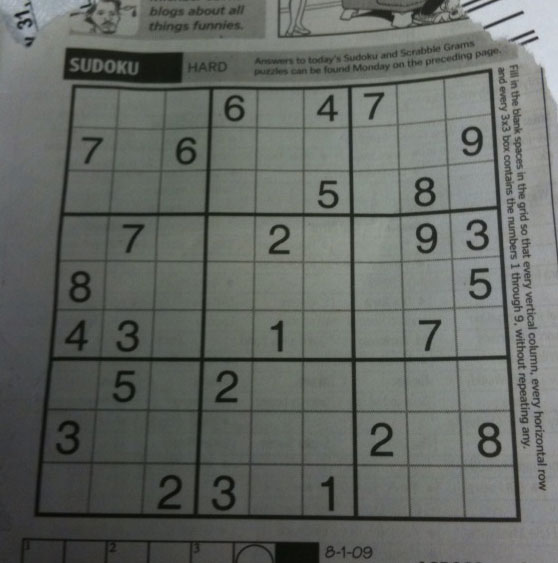
#> input picture lab5/sudoku.png, 558 x 563 px; the run also reads 2 pictures not shown here
$ python solution_lab5.py
#> lines starting #> are read from the running program, lines starting #| are printed output that depends on the picture; after the words box and inside, x2 and y2 are one past the last pixel; in counts of white or black regions, pixels touching at a corner belong together
import os
from collections import deque
import cv2
import matplotlib.pyplot as plt
import numpy as np

# Set random seed for reproducibility
np.random.seed(42)
cv2.setRNGSeed(0)

print("=" * 60)
print("LAB 05: IMAGE SEGMENTATION - COMPLETE EXECUTION")
print("=" * 60)

# ==============================================================================
# TASK 1: Global Thresholding vs. Adaptive Thresholding
# ==============================================================================
print("\n--- TASK 1: Global vs. Adaptive Thresholding ---")
gray_sudoku = cv2.imread("sudoku.png", cv2.IMREAD_GRAYSCALE)
if gray_sudoku is None:
    raise FileNotFoundError("sudoku.png not found")

panels_t1 = [("Original", gray_sudoku)]
t_values = [80, 127, 180]
for T in t_values:
    _, m = cv2.threshold(gray_sudoku, T, 255, cv2.THRESH_BINARY)
    white_pct = (m == 255).mean() * 100
    print(f"Global T={T}: white = {white_pct:.1f}%")
    panels_t1.append((f"Global T={T}", m))
#> this loop made 3 passes
#> white_pct on passes 1 to 3: 74.17, 25.3, 1.19
#> (printed output is left out)
#> pass 1, `_, m = cv2.threshold(gray_sudoku, T, 255, cv2.THRESH_BINARY)`:
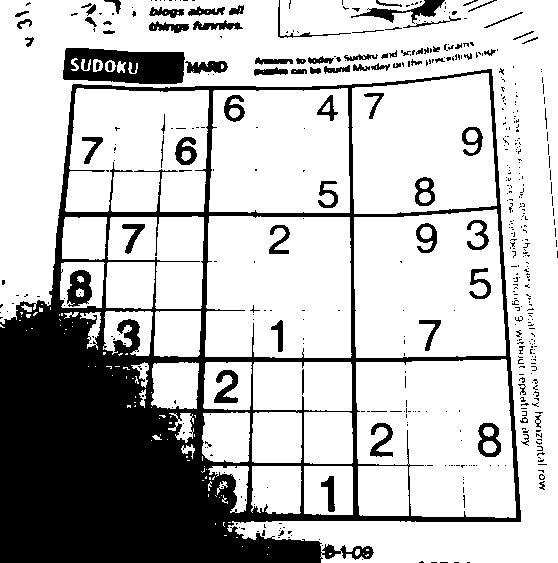
#> m: shape (563, 558); 74.2% white; 499 black regions (417 under 20 px), largest, box (x1, y1, x2, y2) and area: (0, 69, 521, 563) 65130, (63, 48, 185, 84) 3335, (351, 0, 445, 24) 665
#> after the loop, panels_t1 = 4 items

adaptive_t1 = cv2.adaptiveThreshold(
    gray_sudoku, 255, cv2.ADAPTIVE_THRESH_GAUSSIAN_C, cv2.THRESH_BINARY, 11, 2
)
#> adaptive_t1: shape (563, 558); 77.6% white; 4658 black regions (4444 under 20 px), largest, box (x1, y1, x2, y2) and area: (33, 68, 521, 523) 26610, (277, 0, 503, 38) 2178, (63, 48, 184, 83) 2143
panels_t1.append(("Adaptive (G, bs=11, C=2)", adaptive_t1))

plt.figure(figsize=(18, 4))
for i, (title, im) in enumerate(panels_t1, 1):
    plt.subplot(1, 5, i)
    plt.imshow(im, cmap="gray", vmin=0, vmax=255)
    plt.title(title, fontsize=11, fontweight="bold")
    plt.axis("off")
#> this loop made 5 passes
#> title on passes 1 to 5: 'Original', 'Global T=80', 'Global T=127', 'Global T=180', 'Adaptive (G, bs=11, C=2)'
plt.tight_layout()
plt.savefig("task1_output.png", dpi=150)
plt.close()
print("Saved task1_output.png")

# ==============================================================================
# TASK 2: Choosing the Correct Adaptive Threshold Strategy
# ==============================================================================
print("\n--- TASK 2: Mean vs. Gaussian Adaptive Thresholding Grid ---")
methods = {
    "Mean": cv2.ADAPTIVE_THRESH_MEAN_C,
    "Gaussian": cv2.ADAPTIVE_THRESH_GAUSSIAN_C,
}

block_sizes = [5, 15, 51]
c_values = [2, 8, 20]

for name, meth in methods.items():
    plt.figure(figsize=(12, 12))
    i = 1
    print(f"\nAdaptive {name} statistics (% black pixels):")
    for bs in block_sizes:
        for C in c_values:
            m = cv2.adaptiveThreshold(
                gray_sudoku, 255, meth, cv2.THRESH_BINARY, bs, C
            )
            black_pct = (m == 0).mean() * 100
            print(f"  bs={bs:2d}, C={C:2d} -> black = {black_pct:.1f}%")
            plt.subplot(3, 3, i)
            i += 1
            plt.imshow(m, cmap="gray")
            plt.title(f"{name} bs={bs} C={C} ({black_pct:.1f}% ink)", fontsize=10)
            plt.axis("off")
    plt.tight_layout()
    plt.savefig(f"task2_{name}.png", dpi=150)
    plt.close()
    print(f"Saved task2_{name}.png")

# Combined comparison figure for Task 2
plt.figure(figsize=(16, 8))
selected_configs = [
    ("Mean (5, 2)", cv2.ADAPTIVE_THRESH_MEAN_C, 5, 2),
    ("Mean (15, 8)", cv2.ADAPTIVE_THRESH_MEAN_C, 15, 8),
    ("Mean (51, 20)", cv2.ADAPTIVE_THRESH_MEAN_C, 51, 20),
    ("Gaussian (5, 2)", cv2.ADAPTIVE_THRESH_GAUSSIAN_C, 5, 2),
    ("Gaussian (15, 8) [Best]", cv2.ADAPTIVE_THRESH_GAUSSIAN_C, 15, 8),
    ("Gaussian (51, 20)", cv2.ADAPTIVE_THRESH_GAUSSIAN_C, 51, 20),
]
for idx, (title, meth, bs, C) in enumerate(selected_configs, 1):
    m = cv2.adaptiveThreshold(gray_sudoku, 255, meth, cv2.THRESH_BINARY, bs, C)
    plt.subplot(2, 3, idx)
    plt.imshow(m, cmap="gray")
    plt.title(title, fontsize=11, fontweight="bold")
    plt.axis("off")
plt.tight_layout()
plt.savefig("task2_output.png", dpi=150)
plt.close()
print("Saved task2_output.png")

# ==============================================================================
# TASK 3: Otsu's Thresholding Quality Control
# ==============================================================================
print("\n--- TASK 3: Otsu's Thresholding & Sensitivity ---")
gray_coins = cv2.imread("coins.jpg", cv2.IMREAD_GRAYSCALE)
if gray_coins is None:
    gray_coins = cv2.imread("water_coins.jpg", cv2.IMREAD_GRAYSCALE)


def otsu_thresh(img):
    return cv2.threshold(img, 0, 255, cv2.THRESH_BINARY_INV + cv2.THRESH_OTSU)


variants = {
    "raw": gray_coins,
    "blur 5x5": cv2.GaussianBlur(gray_coins, (5, 5), 0),
    "contrast x1.5": cv2.convertScaleAbs(gray_coins, alpha=1.5, beta=0),
    "contrast x0.6": cv2.convertScaleAbs(gray_coins, alpha=0.6, beta=0),
}

for name, im in variants.items():
    t, _ = otsu_thresh(im)
    print(f"  {name:14s} Otsu T = {t:.1f}")
#> this loop made 4 passes
#> (name, t) on passes 1 to 4: ('raw', 162), ('blur 5x5', 162), ('contrast x1.5', 194), ('contrast x0.6', 97)
#> (printed output is left out)

t_opt, mask_otsu = otsu_thresh(gray_coins)
#> mask_otsu: shape (312, 252); 55.9% white; 15 black regions, largest, box (x1, y1, x2, y2) and area: (0, 0, 252, 312) 24925, (0, 146, 124, 312) 5653, (115, 248, 168, 281) 657
#> t_opt = 162
hist_coins = cv2.calcHist([gray_coins], [0], None, [256], [0, 256]).ravel()
#> hist_coins = 256 values, max 3683 at index 243, min 0 at index 0, mean 307.1

plt.figure(figsize=(15, 4.5))
plt.subplot(131)
plt.imshow(gray_coins, cmap="gray")
plt.title("Original (Grayscale Coins)", fontsize=11, fontweight="bold")
plt.axis("off")

plt.subplot(132)
plt.plot(hist_coins, color="black", lw=1.5)
plt.axvline(
    t_opt,
    color="crimson",
    linestyle="--",
    lw=2,
    label=f"Otsu Optimal T = {t_opt:.1f}",
)
plt.title("Intensity Histogram & Cutoff", fontsize=11, fontweight="bold")
plt.xlabel("Pixel Intensity")
plt.ylabel("Frequency")
plt.legend(loc="upper right")
plt.grid(alpha=0.3)

plt.subplot(133)
plt.imshow(mask_otsu, cmap="gray")
plt.title("Otsu Binary Mask", fontsize=11, fontweight="bold")
plt.axis("off")

plt.tight_layout()
plt.savefig("task3_output.png", dpi=150)
plt.close()
print("Saved task3_output.png")

# ==============================================================================
# TASK 4: Colour Segmentation with HSV
# ==============================================================================
print("\n--- TASK 4: HSV Color Segmentation (Smarties - Green) ---")
img_smarties = cv2.imread("smarties.png")
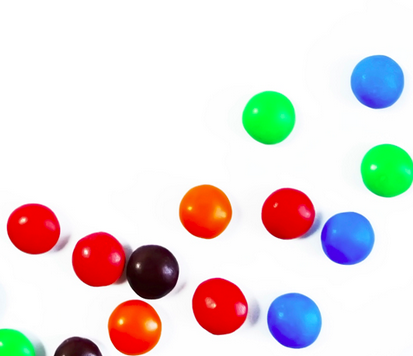
#> input picture lab5/smarties.png, 413 x 356 px
#> img_smarties is the input picture: shape (356, 413, 3); mean B, G, R 219.1, 220.4, 228.9
hsv_smarties = cv2.cvtColor(img_smarties, cv2.COLOR_BGR2HSV)
#> hsv_smarties: shape (356, 413, 3); mean H, S, V 27.8, 46.1, 247

# Strict: very narrow hue & ultra-high saturation & value
strict_mask = cv2.inRange(
    hsv_smarties, np.array([65, 220, 220]), np.array([67, 255, 255])
)
#> strict_mask: shape (356, 413); 1.7% white; 3 white regions, box (x1, y1, x2, y2) and area: (364, 147, 408, 195) 1239, (245, 97, 284, 142) 884, (0, 331, 25, 356) 443
# Final: broader hue band (45-85) and accommodating S & V
final_mask_raw = cv2.inRange(
    hsv_smarties, np.array([45, 60, 50]), np.array([85, 255, 255])
)
#> final_mask_raw: shape (356, 413); 3.7% white; 3 white regions, box (x1, y1, x2, y2) and area: (360, 144, 413, 198) 2306, (242, 91, 296, 145) 2285, (0, 328, 44, 356) 887

# Morphological cleanup
k_morph = cv2.getStructuringElement(cv2.MORPH_ELLIPSE, (5, 5))
final_mask = cv2.morphologyEx(final_mask_raw, cv2.MORPH_OPEN, k_morph)
#> final_mask: shape (356, 413); 3.7% white; 3 white regions, box (x1, y1, x2, y2) and area: (360, 144, 413, 198) 2306, (242, 91, 296, 145) 2283, (0, 328, 43, 356) 886
final_mask = cv2.morphologyEx(final_mask, cv2.MORPH_CLOSE, k_morph)
#> final_mask: shape (356, 413); 3.7% white; 3 white regions, box (x1, y1, x2, y2) and area: (360, 144, 413, 198) 2320, (242, 91, 296, 145) 2283, (0, 328, 43, 356) 889

extracted_smarties = cv2.bitwise_and(
    img_smarties, img_smarties, mask=final_mask
)

strict_cnt = cv2.countNonZero(strict_mask)
#> strict_cnt = 2566
final_cnt = cv2.countNonZero(final_mask)
#> final_cnt = 5492
print(f"  Strict mask foreground pixels: {strict_cnt}")
#|   Strict mask foreground pixels: 2566
print(f"  Final mask foreground pixels:  {final_cnt}")
#|   Final mask foreground pixels:  5492

panels_t4 = [
    ("Original Image", cv2.cvtColor(img_smarties, cv2.COLOR_BGR2RGB)),
    ("Strict HSV Mask", strict_mask),
    ("Final HSV Mask (Cleaned)", final_mask),
    (
        "Extracted Color Region",
        cv2.cvtColor(extracted_smarties, cv2.COLOR_BGR2RGB),
    ),
]

plt.figure(figsize=(16, 4))
for i, (t, im) in enumerate(panels_t4, 1):
    plt.subplot(1, 4, i)
    plt.imshow(im, cmap="gray" if im.ndim == 2 else None)
    plt.title(t, fontsize=11, fontweight="bold")
    plt.axis("off")
#> this loop made 4 passes
plt.tight_layout()
plt.savefig("task4_output.png", dpi=150)
plt.close()
print("Saved task4_output.png")

# ==============================================================================
# TASK 5: Canny Edge Detection & Hysteresis
# ==============================================================================
print("\n--- TASK 5: Canny Edge Detection & Hysteresis Thresholding ---")
gray_smarties = cv2.cvtColor(img_smarties, cv2.COLOR_BGR2GRAY)
blur_smarties = cv2.GaussianBlur(gray_smarties, (5, 5), 0)

pairs_canny = [(50, 100), (50, 200), (150, 200)]
panels_t5 = [("Original Grayscale", gray_smarties)]

for lo, hi in pairs_canny:
    edges = cv2.Canny(blur_smarties, lo, hi)
    cnt = cv2.countNonZero(edges)
    print(f"  Threshold pair ({lo}, {hi}): edge pixels = {cnt}")
    panels_t5.append((f"Canny ({lo}, {hi}) - {cnt} px", edges))
#> this loop made 3 passes
#> cnt on passes 1 to 3: 3292, 2991, 2862
#> (printed output is left out)
#> pass 1, `edges = cv2.Canny(blur_smarties, lo, hi)`:
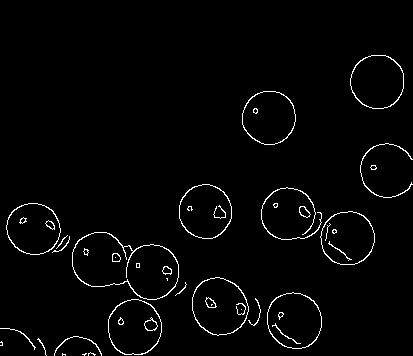
#> edges: shape (356, 413); 2.2% white in thin lines or dots, all inside (x1, y1, x2, y2) = (0, 55, 413, 356)
#> after the loop, panels_t5 = 4 items

plt.figure(figsize=(16, 4))
for i, (t, im) in enumerate(panels_t5, 1):
    plt.subplot(1, 4, i)
    plt.imshow(im, cmap="gray")
    plt.title(t, fontsize=11, fontweight="bold")
    plt.axis("off")
#> this loop made 4 passes
#> t on passes 1 to 4: 'Original Grayscale', 'Canny (50, 100) - 3292 px', 'Canny (50, 200) - 2991 px', 'Canny (150, 200) - 2862 px'
plt.tight_layout()
plt.savefig("task5_output.png", dpi=150)
plt.close()
print("Saved task5_output.png")

# ==============================================================================
# TASK 6: Region Growing Inside Medical Image (Brain MRI)
# ==============================================================================
print("\n--- TASK 6: Region Growing on Brain MRI ---")


def region_grow(gray, seed, thr, conn8=False):
    h, w = gray.shape
    mask = np.zeros((h, w), np.uint8)
    seed_val = int(gray[seed])
    mask[seed] = 255
    q = deque([seed])
    nbrs = [(1, 0), (-1, 0), (0, 1), (0, -1)]
    if conn8:
        nbrs += [(1, 1), (1, -1), (-1, 1), (-1, -1)]
    while q:
        r, c = q.popleft()
        for dr, dc in nbrs:
            rr, cc = r + dr, c + dc
            if (
                0 <= rr < h
                and 0 <= cc < w
                and mask[rr, cc] == 0
                and abs(int(gray[rr, cc]) - seed_val) <= thr
            ):
                mask[rr, cc] = 255
                q.append((rr, cc))
    return mask


gray_mri = cv2.imread("brain_mri.png", cv2.IMREAD_GRAYSCALE)
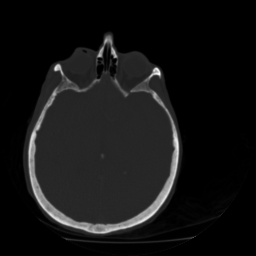
#> input picture lab5/brain_mri.png, 256 x 256 px
#> gray_mri is the input picture: shape (256, 256); min 0, max 255, mean 19.9
h_mri, w_mri = gray_mri.shape
print(
    f"  Loaded Brain MRI: {w_mri}x{h_mri}, intensity range: [{gray_mri.min()}, {gray_mri.max()}]"
)
#|   Loaded Brain MRI: 256x256, intensity range: [0, 255]

# Seeds: Seed A in parenchyma/gray matter, Seed B in bright white matter tract
seed_A = (91, 137)
seed_B = (196, 164)
seeds = {"Seed A (Gray Matter)": seed_A, "Seed B (Bright Structure)": seed_B}

for s_name, s_coord in seeds.items():
    print(f"  {s_name} at {s_coord}: intensity = {gray_mri[s_coord]}")
#> this loop made 2 passes
#|   Seed A (Gray Matter) at (91, 137): intensity = 75
#|   Seed B (Bright Structure) at (196, 164): intensity = 195

thr_values = [10, 25, 45]
plt.figure(figsize=(15, 9))
idx_t6 = 1
for s_name, s_coord in seeds.items():
    for thr in thr_values:
        m_grown = region_grow(gray_mri, s_coord, thr)
        px_cnt = cv2.countNonZero(m_grown)
        print(f"  {s_name}, thr={thr}: grown pixels = {px_cnt}")

        # Overlay: show original MRI with green segmented region and red seed point
        vis = cv2.cvtColor(gray_mri, cv2.COLOR_GRAY2RGB)
        vis[m_grown == 255] = [30, 200, 30]  # Vibrant green segmented area
        cv2.circle(vis, (s_coord[1], s_coord[0]), 3, (255, 0, 0), -1)  # Red seed dot

        plt.subplot(2, 3, idx_t6)
        idx_t6 += 1
        plt.imshow(vis)
        plt.title(f"{s_name}\nThr={thr} | Region Px={px_cnt}", fontsize=11, fontweight="bold")
        plt.axis("off")
#> this loop made 2 passes
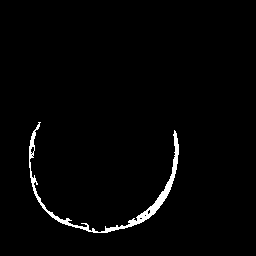
#> m_grown: shape (256, 256); 1.9% white; 1 white region, box (x1, y1, x2, y2) and area: (29, 122, 179, 233) 1223
#> after the loop, idx_t6 = 7

plt.tight_layout()
plt.savefig("task6_output.png", dpi=150)
plt.close()
print("Saved task6_output.png")

# ==============================================================================
# TASK 7 & 8: Watershed Pipeline & Tuning
# ==============================================================================
print("\n--- TASK 7 & 8: Marker-Based Watershed Pipeline & Tuning ---")
img_coins = cv2.imread("coins.jpg")
if img_coins is None:
    img_coins = cv2.imread("water_coins.jpg")


def watershed_pipeline(img, frac=0.5):
    # 1. Preprocessing
#> called with frac = 0.5
    gray = cv2.cvtColor(img, cv2.COLOR_BGR2GRAY)
    blur = cv2.GaussianBlur(gray, (5, 5), 0)

    # 2. Thresholding
    _, thresh = cv2.threshold(
        blur, 0, 255, cv2.THRESH_BINARY_INV + cv2.THRESH_OTSU
    )
#> thresh: shape (312, 252); 56.5% white; 15 black regions, largest, box (x1, y1, x2, y2) and area: (0, 0, 252, 312) 24807, (0, 149, 122, 312) 5576, (116, 248, 167, 280) 637

    # 3. Noise removal
    k = np.ones((3, 3), np.uint8)
    opening = cv2.morphologyEx(thresh, cv2.MORPH_OPEN, k, iterations=2)
#> opening: shape (312, 252); 56.5% white; 15 black regions, largest, box (x1, y1, x2, y2) and area: (0, 0, 252, 312) 24815, (0, 149, 122, 312) 5576, (116, 248, 167, 280) 637

    # 4. Sure background
    sure_bg = cv2.dilate(opening, k, iterations=3)
#> sure_bg: shape (312, 252); 66.4% white; 18 black regions (6 under 20 px), largest, box (x1, y1, x2, y2) and area: (0, 0, 252, 312) 21048, (0, 156, 115, 312) 4193, (174, 110, 199, 133) 198

    # 5. Distance transform
    dist = cv2.distanceTransform(opening, cv2.DIST_L2, 5)

    # 6. Sure foreground
    _, sure_fg = cv2.threshold(dist, frac * dist.max(), 255, 0)
#> sure_fg: shape (312, 252) float32; 16% white; 24 white regions, largest, box (x1, y1, x2, y2) and area: (117, 218, 145, 245) 566, (74, 106, 102, 136) 560, (83, 187, 107, 212) 543
    sure_fg = np.uint8(sure_fg)

    # 7. Unknown region
    unknown = cv2.subtract(sure_bg, sure_fg)
#> unknown: shape (312, 252); 50.4% white; 42 black regions (6 under 20 px), largest, box (x1, y1, x2, y2) and area: (0, 0, 252, 312) 21048, (0, 156, 115, 312) 4193, (117, 218, 145, 245) 566

    # 8. Marker labeling
    n_labels, markers = cv2.connectedComponents(sure_fg)
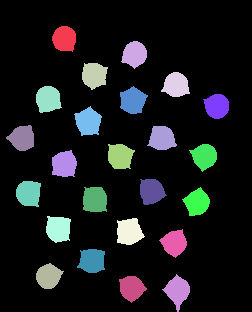
#> markers: shape (312, 252) int32; 25 distinct labels, from 0 to 24; one colour per label, 0 black
#> n_labels = 25
    markers = markers + 1
#> markers: shape (312, 252) int32; 25 distinct labels, from 1 to 25
    markers[unknown == 255] = 0
#> markers: shape (312, 252) int32; 26 distinct labels, from 0 to 25

    # 9. Watershed
    out = img.copy()
    markers = cv2.watershed(out, markers)
#> markers: shape (312, 252) int32; 26 distinct labels, from -1 to 25

    # 10. Boundary visualization
    out[markers == -1] = [0, 0, 255]  # Red boundary in BGR
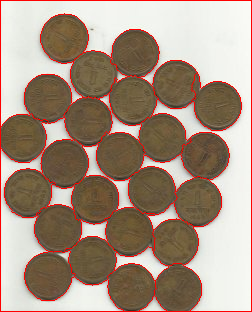
#> out: shape (312, 252, 3); mean B, G, R 128.8, 145, 166

    unique_regs = set(np.unique(markers).tolist()) - {-1, 1}
#> unique_regs = 24 items
    stages = {
        "1. Threshold": thresh,
        "2. Sure BG": sure_bg,
        "3. Distance": dist,
        "4. Sure FG": sure_fg,
        "5. Unknown": unknown,
        "6. Final Watershed": out,
    }
    return stages, n_labels - 1, len(unique_regs)


# Task 7 Output
stages_t7, n_fg_t7, n_reg_t7 = watershed_pipeline(img_coins, frac=0.5)
#> stages_t7 = 6 items; n_fg_t7 = 24; n_reg_t7 = 24
panels_t7 = [("Original", cv2.cvtColor(img_coins, cv2.COLOR_BGR2RGB))]
for name, im in stages_t7.items():
    if name == "6. Final Watershed":
        im = cv2.cvtColor(im, cv2.COLOR_BGR2RGB)
    panels_t7.append((name, im))
#> this loop made 6 passes
#> name on passes 1 to 6: '1. Threshold', '2. Sure BG', '3. Distance', '4. Sure FG', '5. Unknown', '6. Final Watershed'
#> after the loop, panels_t7 = 7 items

plt.figure(figsize=(21, 3.5))
for i, (t, im) in enumerate(panels_t7, 1):
    plt.subplot(1, 7, i)
    plt.imshow(im, cmap="gray" if im.ndim == 2 else None)
    plt.title(t, fontsize=10, fontweight="bold")
    plt.axis("off")
#> this loop made 7 passes
plt.tight_layout()
plt.savefig("task7_output.png", dpi=150)
plt.close()
print("Saved task7_output.png")

# Task 8: Sweep distance thresholds
print("\n--- TASK 8 Table: Distance Transform Threshold Sweep ---")
print(
    f"{'Exp':<4} | {'Distance Threshold':<18} | {'Foreground Markers':<18} | {'Separated Regions':<18} | {'Observed Result'}"
)
print("-" * 95)
task8_results = []
fractions = [0.2, 0.4, 0.6, 0.8]
obs_comments = {
    0.2: "Under-segmented / merged blobs: cores touch across necks, clusters counted as single objects.",
    0.4: "Partial separation: several pairs remain merged where neck depth is large.",
    0.6: "Optimal separation: individual coin cores successfully isolated, exact boundaries detected.",
    0.8: "Over-segmented / eroded: high threshold shrinks cores too much, smaller coins lost.",
}
for idx, frac in enumerate(fractions, 1):
    st, n_fg, n_reg = watershed_pipeline(img_coins, frac=frac)
    obs = obs_comments[frac]
    print(f"{idx:<4} | {frac:.1f} * max{'':<10} | {n_fg:<18} | {n_reg:<18} | {obs}")
    task8_results.append((frac, n_fg, n_reg, obs, st["6. Final Watershed"]))
#> this loop made 4 passes
#> (n_labels in watershed_pipeline, n_fg, n_reg) on passes 1 to 4: (2, 1, 1), (8, 7, 7), (25, 24, 24), (25, 24, 24)
#> (printed output is left out)
#> after the loop, task8_results = 4 items

# Save Task 8 comparison figure
plt.figure(figsize=(16, 4))
for idx, (frac, n_fg, n_reg, obs, out_img) in enumerate(task8_results, 1):
    plt.subplot(1, 4, idx)
    plt.imshow(cv2.cvtColor(out_img, cv2.COLOR_BGR2RGB))
    plt.title(f"Frac = {frac} ({n_fg} markers, {n_reg} regs)", fontsize=10)
    plt.axis("off")
#> this loop made 4 passes
#> (frac, n_fg, n_reg) on passes 1 to 4: (0.2, 1, 1), (0.4, 7, 7), (0.6, 24, 24), (0.8, 24, 24)
plt.tight_layout()
plt.savefig("task8_output.png", dpi=150)
plt.close()
print("Saved task8_output.png")

# ==============================================================================
# TASK 9: K-Means Color Clustering
# ==============================================================================
print("\n--- TASK 9: K-Means Color Clustering (dog.jpeg) ---")
img_dog = cv2.imread("dog.jpeg")
if img_dog is None:
    img_dog = cv2.imread("dogimg.jpg")

data_dog = img_dog.reshape((-1, 3)).astype(np.float32)
criteria = (cv2.TERM_CRITERIA_EPS + cv2.TERM_CRITERIA_MAX_ITER, 100, 0.2)
#> criteria = (3, 100, 0.2)

panels_t9 = [("Original", cv2.cvtColor(img_dog, cv2.COLOR_BGR2RGB))]
for K in (2, 4, 6):
    _, labels, centers = cv2.kmeans(
        data_dog, K, None, criteria, 10, cv2.KMEANS_RANDOM_CENTERS
    )
    seg_dog = np.uint8(centers)[labels.flatten()].reshape(img_dog.shape)
    shares = np.bincount(labels.flatten(), minlength=K) / len(labels) * 100
    mean_diff = np.abs(seg_dog.astype(int) - img_dog.astype(int)).mean()
    print(f"\nK={K}:")
    print(f"  Cluster shares (%): {np.round(shares, 1).tolist()}")
    print(f"  Mean Absolute Difference (Reconstruction Error): {mean_diff:.2f}")
    print(f"  Cluster centers (BGR): {np.uint8(centers).tolist()}")
    panels_t9.append(
        (f"K={K} (Error={mean_diff:.1f})", cv2.cvtColor(seg_dog, cv2.COLOR_BGR2RGB))
    )
#> this loop made 3 passes
#> (shares, mean_diff) on passes 2 to 3: ([8.4, 50.86, 13.2, 27.54], 9.78), ([5.19, 5.71, 5.68, 14.61, 42.82, 26], 7.84)
#> (printed output is left out)
#> after the loop, panels_t9 = 4 items

plt.figure(figsize=(16, 4))
for i, (t, im) in enumerate(panels_t9, 1):
    plt.subplot(1, 4, i)
    plt.imshow(im)
    plt.title(t, fontsize=11, fontweight="bold")
    plt.axis("off")
#> this loop made 4 passes
#> t on passes 1 to 4: 'Original', 'K=2 (Error=17.3)', 'K=4 (Error=9.8)', 'K=6 (Error=7.8)'
plt.tight_layout()
plt.savefig("task9_output.png", dpi=150)
plt.close()
print("Saved task9_output.png")

# ==============================================================================
# TASK 10: Segmentation Engineer Comparison on Challenging Image
# ==============================================================================
print("\n--- TASK 10: Multi-Method Segmentation Engineering Comparison ---")
# Image: smarties.png
img_t10 = cv2.imread("smarties.png")
gray_t10 = cv2.cvtColor(img_t10, cv2.COLOR_BGR2GRAY)
blur_t10 = cv2.GaussianBlur(gray_t10, (5, 5), 0)

# Method 1: Otsu's Thresholding
_, m1_otsu = cv2.threshold(
    blur_t10, 0, 255, cv2.THRESH_BINARY_INV + cv2.THRESH_OTSU
)

# Method 2: HSV Color-based Segmentation (Green Candies)
hsv_t10 = cv2.cvtColor(img_t10, cv2.COLOR_BGR2HSV)
m2_hsv = cv2.inRange(
    hsv_t10, np.array([45, 60, 50]), np.array([85, 255, 255])
)
k_morph10 = cv2.getStructuringElement(cv2.MORPH_ELLIPSE, (5, 5))
#> k_morph10 = [[0, 0, 1, 0, 0], [1, 1, 1, 1, 1], [1, 1, 1, 1, 1], [1, 1, 1, 1, 1], [0, 0, 1, 0, 0]]
m2_hsv = cv2.morphologyEx(m2_hsv, cv2.MORPH_OPEN, k_morph10)
m2_hsv = cv2.morphologyEx(m2_hsv, cv2.MORPH_CLOSE, k_morph10)

# Method 3: Watershed Segmentation
stages_ws10, _, _ = watershed_pipeline(img_t10, frac=0.45)
#> stages_ws10 = 6 items
m3_ws = cv2.cvtColor(stages_ws10["6. Final Watershed"], cv2.COLOR_BGR2RGB)

panels_t10 = [
    ("Original Image", cv2.cvtColor(img_t10, cv2.COLOR_BGR2RGB)),
    ("Method 1: Otsu Thresholding", m1_otsu),
    ("Method 2: HSV Color Keying", m2_hsv),
    ("Method 3: Watershed", m3_ws),
]

plt.figure(figsize=(16, 4))
for i, (t, im) in enumerate(panels_t10, 1):
    plt.subplot(1, 4, i)
    plt.imshow(im, cmap="gray" if im.ndim == 2 else None)
    plt.title(t, fontsize=11, fontweight="bold")
    plt.axis("off")
#> this loop made 4 passes
#> t on passes 1 to 4: 'Original Image', 'Method 1: Otsu Thresholding', 'Method 2: HSV Color Keying', 'Method 3: Watershed'
plt.tight_layout()
plt.savefig("task10_output.png", dpi=150)
plt.close()
print("Saved task10_output.png")

print("\n" + "=" * 60)
print("ALL 10 TASKS EXECUTED SUCCESSFULLY AND FIGURES SAVED!")
print("=" * 60)
